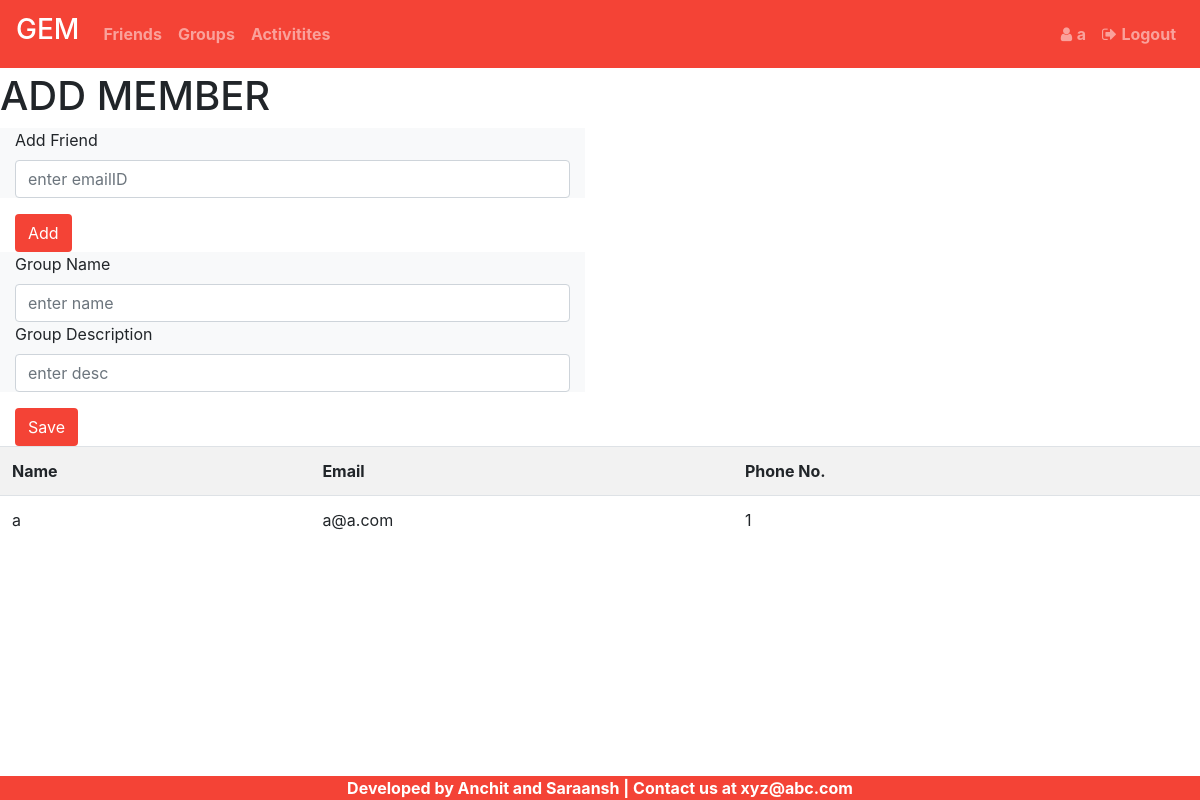
Page /create_group/a (signed in) on the committed database.
### gem/models.py (models this page shows, shortened)
class User(UserMixin,db.Model):
	id=db.Column(db.Integer,primary_key=True)
	name=db.Column(db.String(100),index=True)
	username=db.Column(db.String(100),index=True,unique=True)
	email=db.Column(db.String(150),index=True,unique=True)
	pno=db.Column(db.String(20),index=True,unique=True)
	password=db.Column(db.String(100))
	city=db.Column(db.String(50))
	dob = db.Column(db.Date)
	gender = db.Column(db.String)
	friends=db.relationship('User',
		secondary=friends,
		primaryjoin=(friends.c.userID==id),
		secondaryjoin=(friends.c.friendID==id),
		lazy='dynamic'
	)

### gem/routes.py (the view, shortened to what this page needs)
@gem.route('/create_group/<username>',methods=['GET','POST'])
@login_required
def create_group(username=None):
	if username is None:
		flash('Please login to proceed.')
		return redirect(url_for('login'))
	elif username!=current_user.username:
		flash('Access Denied 3')
		return redirect(url_for('friends',username=current_user.username))
	else:
		val=0
		form_group=AddGroupForm()
		form_mem=AddFriendForm()
		temp_list=mem_list[:]
		if form_group.save.data:
			return render_template('create_group.html',form_group=form_group,form_mem=form_mem,user=current_user,list=temp_list,val=1)
		elif form_mem.addf.data:
			return render_template('create_group.html',form_group=form_group,form_mem=form_mem,user=current_user,list=temp_list,val=2)
		else:
			return render_template('create_group.html',form_group=form_group,form_mem=form_mem,user=current_user,list=temp_list,val=0)

### gem/forms.py
class AddGroupForm(FlaskForm):
	name=StringField('Group Name',validators=[DataRequired()])
	desc=StringField('Group Description',validators=[Optional()])
	save=SubmitField('Save')

class AddFriendForm(FlaskForm):
	email=StringField('Add Friend',validators=[DataRequired(),Email()])
	addf=SubmitField('Add')

### gem/models.py (called while the page is built)
@login.user_loader
def userloader(id):
	return User.query.get(int(id))

### gem/templates/create_group.html (shortened to what this page needs)
{% extends "base3.html" %}
{% block content %}
<br><br><br>
<h1>ADD MEMBER</h1>
<form action="" method="post">
	<div class="row container-fluid">
		<div class="form-group bg-light col-sm-6">
			{{ form_mem.email.label }}
			{{ form_mem.email(placeholder="enter emailID",class="form-control")}}
		</div>
		<div class="col-sm-12">{{form_mem.addf(class="btn" ,style="background-color:#f44336;color:white" ,value="Add")}}</div>
	</div>
</form>
<form action="" method="POST">
	<div class="row container-fluid">
		<div class="form-group bg-light col-sm-6">
			{{form_group.name.label}}
			{{form_group.name(placeholder="enter name",class="form-control")}}
			{{form_group.desc.label}}
			{{form_group.desc(placeholder="enter desc",class="form-control")}}
		</div>
		<div class="col-sm-12">{{form_group.save(class="btn" ,style="background-color:#f44336;color:white" ,value="Save")}}</div>
	</div>
</form>
<table class="table table-striped">
<tr>
	<th>Name</th>
	<th>Email</th>
	<th>Phone No.</th>
</tr>
<tr>
	<td>{{user.name}}</td>
	<td>{{user.email}}</td>
	<td>{{user.pno}}</td>
</tr>
</table>
{% endblock %}

### gem/templates/base3.html (shortened to what this page needs)
<!DOCTYPE html>
<html>
<head>
	<link rel="stylesheet" href="https://maxcdn.bootstrapcdn.com/bootstrap/4.0.0/css/bootstrap.min.css">
	<link href="https://maxcdn.bootstrapcdn.com/font-awesome/4.7.0/css/font-awesome.min.css" rel="stylesheet">
</head>
<body>
		<nav class="navbar navbar-expand-sm navbar-dark fixed-top" style="background-color: #f44336">
		<div class="navbar-brand"><strong><h3>GEM</h3></strong></div>
		<div class="collapse navbar-collapse" id="nav-content">
			<ul class="navbar-nav">
				<li class="nav-item">
					<a href="{{url_for('friends',username=user.username)}}"><div class="nav-link"> <strong>Friends</strong> </div></a>
				</li>
				<li class="nav-item">
					<a href="{{url_for('groups',username=user.username)}}"><div class="nav-link"> <strong>Groups</strong> </div></a>
				</li>
				<li class="nav-item">
					<a href="{{url_for('activity',username=user.username)}}"><div class="nav-link"> <strong>Activitites</strong> </div></a>
				</li>
			</ul>
		</div>
		<div class="collapse navbar-collapse justify-content-end" id="nav-content1">
			<ul class="navbar-nav">
				<li class="nav-item">
					<a href="{{url_for('profile',name=user.username)}}"><div class="nav-link"><span class="fa fa-user"></span> <strong>{{user.name}}</strong> </div></a>
				</li>
				<li class="nav-item"><a class="nav-link" href="{{url_for('logout')}}"><span class="fa fa-sign-out"></span> <strong>Logout</strong></a></li>
			</ul>
		</div>
	</nav>
	{% block content %}
	{% endblock %}
	<div class="container-fluid fixed-bottom" style="background-color: #f44336;">
		<div class="text-center font-weight-bold" style="color: white">Developed by Anchit and Saraansh | Contact us at xyz@abc.com</div>
	</div>
</body>
</html>

### rows in the picture
User: name "a", email "a@a.com", pno "1"
